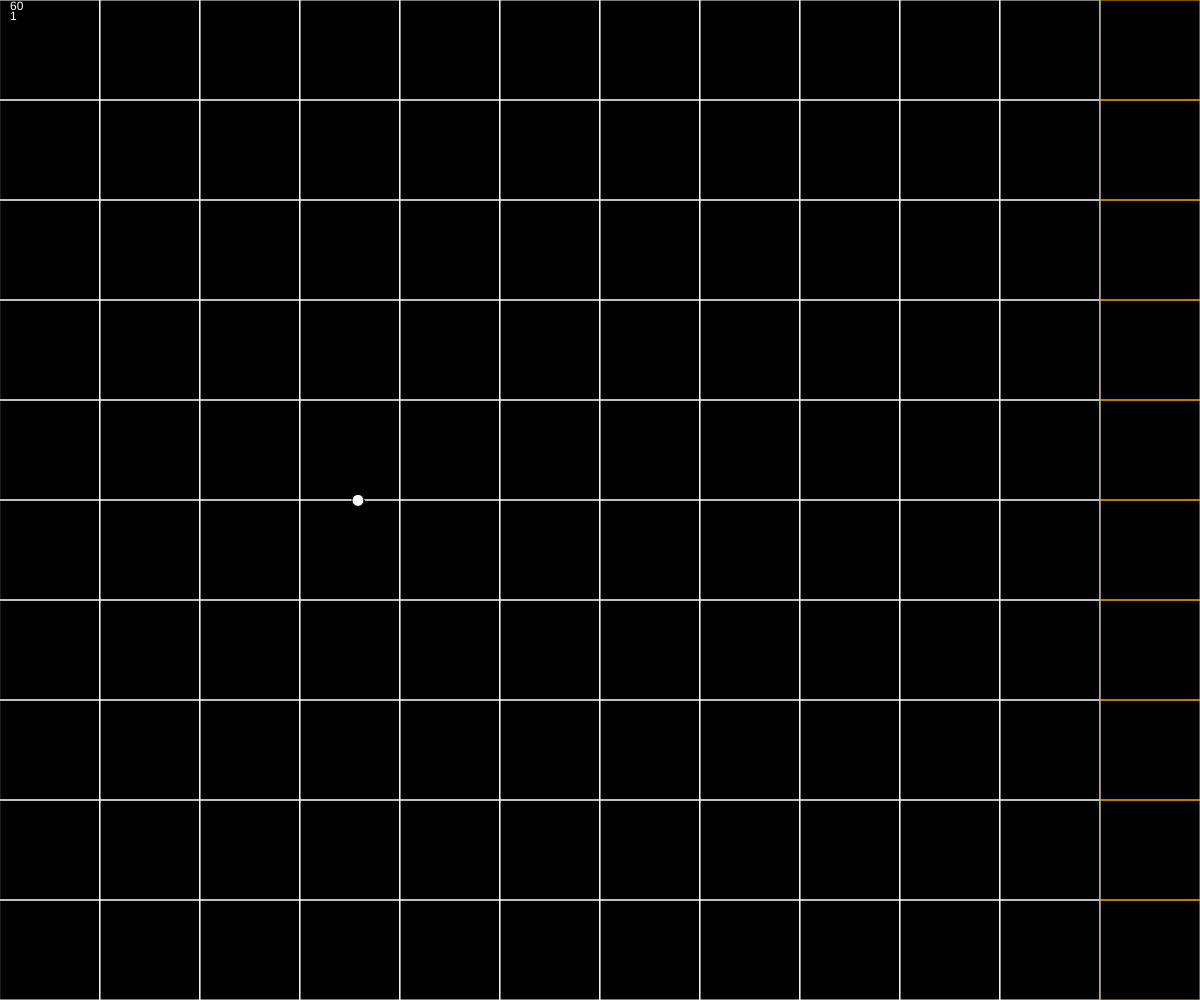
Frame 1 (no input)
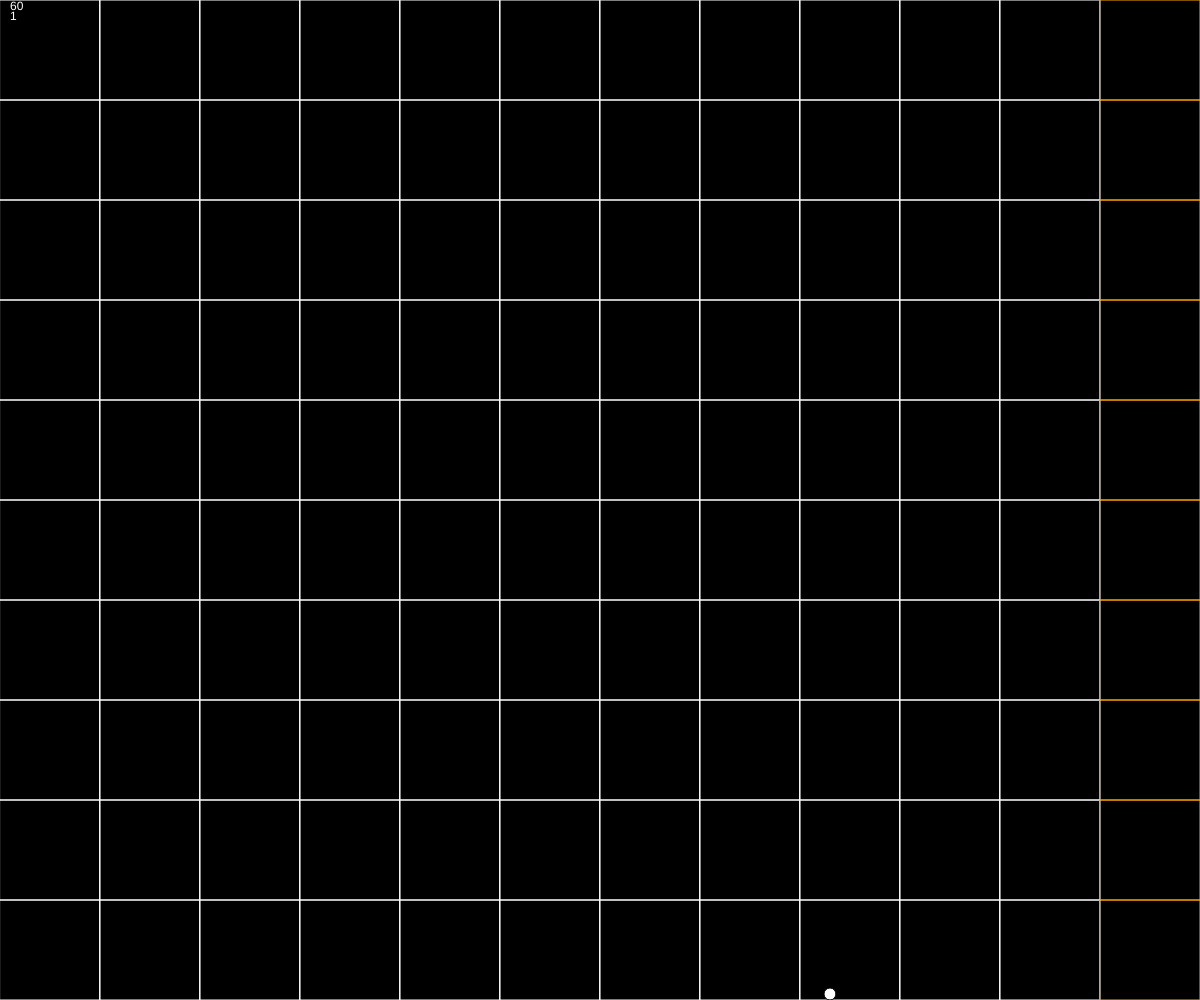
Frame 60 (no input)
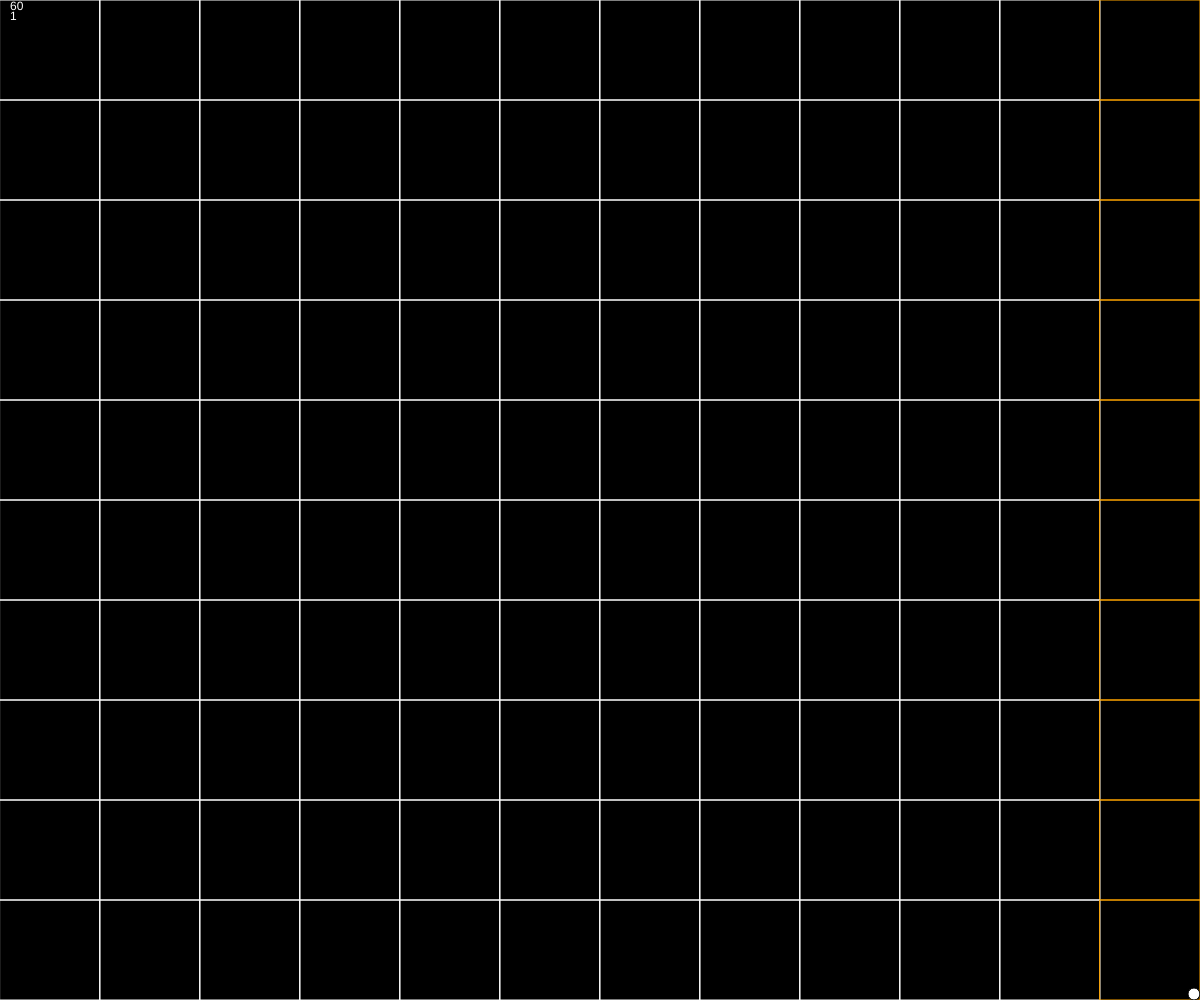
Frame 120 (the mouse pressed at the canvas centre since frame 60)

The p5.js sketch that drew these frames (run headless with seeded random() and noise() and a simulated clock; from frame 60 on, the mouse is pressed at the canvas centre):

// p5.js sketch
// ── sketch.js
// Project Title
// Your Name
// Date
//
// Extra for Experts:
// - describe what you did to take this project "above and beyond"

let balls = [];

let grid = [];
let gridBoxSize = 100;
let boundCenter;
let boundRadius = 270;

function setup() {
  createCanvas(windowWidth, windowHeight);
  boundCenter = createVector(width/2,height/2);
  
  for (let y = 0; y < height/gridBoxSize; y++) {
    grid.push([]);
    for (let x = 0; x < width/gridBoxSize; x++) {
      grid[y].push([]);
    }
  }
}

function draw() {
  if (frameCount % 1000000 === 1) {
    balls.push(new particle(width/2 - 250,height/2, balls.length));
  }
  background(0);


  
  push();
  stroke("white");
  noFill();
  
  for (let y = 0; y < grid.length; y++) {
    for (let x = 0; x < grid[y].length; x++) {
      push();
      if (x === floor(grid[y].length - 1)) {
        stroke("orange");
      }
      rect(x * gridBoxSize, y * gridBoxSize, gridBoxSize, gridBoxSize);
      pop();
    }
  }
  pop();


  push();
  fill("white");
  text(str(round(frameRate())), 10, 10);
  text(str(round(balls.length)), 10, 20);
  pop();

  push();
  fill("black");
  // circle(boundCenter.x, boundCenter.y, boundRadius * 2);
  pop();

  let subdt = 4;
  for (let i = 0; i < subdt; i++) {
    for (let ball of balls) {
      ball.update(1/subdt);
      if (i === subdt - 1) {
        ball.draw();
      }
    }
  }
    
}




class particle {
  constructor(xCor, yCor, i) {
    this.pos = createVector(xCor, yCor);
    this.oldpos = createVector(xCor-2, yCor);

    // this.friction = 0.99;
    this.groundFriction = 1;
    this.gravity = createVector(0, 1);
    this.radius = 6;
    this.colour = "grey";
    this.mass = 1;
    this.acceleration = createVector(0, 0);
    this.gridLocation = createVector(floor(this.x / gridBoxSize), floor(this.y / gridBoxSize));
    this.index = i;
  }


  update(dt) {
    let vel = p5.Vector.sub(this.pos, this.oldpos);
    // vel.mult(this.friction);


    // if (this.pos.y + this.radius >= height && vel.magSq() > 0.000001) {
    //   let m = vel.mag();
    //   vel.x /= m;
    //   vel.y /= m;
    //   vel.mult(m * this.groundFriction);  
    // }

    this.oldpos.set(this.pos.x, this.pos.y);
    this.pos.add(vel).add(p5.Vector.mult(this.acceleration, dt * dt));
    this.acceleration.set(0,0);
    this.accelerate(dt);
    this.constrain();
    this.collide();
    this.gridLocation.set(floor(this.pos.x / gridBoxSize), floor(this.pos.y / gridBoxSize));
    console.log(this.gridLocation.x, this.gridLocation.y);
  }

  accelerate(dt) {
    this.acceleration.add(this.gravity);
  }
  constrain() {
    if (this.pos.x + this.radius > width) {
      this.pos.x = width - this.radius;
    }
    if (this.pos.x - this.radius < 0) {
      this.pos.x = this.radius;
    }
    if (this.pos.y + this.radius > height) {
      this.pos.y = height - this.radius;
    }
    if (this.pos.y - this.radius < 0) {
      this.pos.y = this.radius;
    }
    
    // let distance = p5.Vector.sub(boundCenter, this.pos).limit(boundRadius - this.radius);
    // this.pos.set(p5.Vector.sub(boundCenter, distance));

  }
  collide() {
    for (let otherball of balls) {
      if (otherball !== this) {
        if (this.pos.dist(otherball.pos) < this.radius * 2) {
          let collisionAxis = p5.Vector.sub(this.pos, otherball.pos);
          let delta = this.radius - collisionAxis.mag()/2;

          
          this.pos.add(collisionAxis.setMag(delta));
          otherball.pos.sub(collisionAxis.setMag(delta));

        }
      }
    }
  }
    
  draw() {
    circle(this.pos.x, this.pos.y, this.radius * 2);
  }
}
